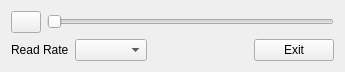
<?xml version="1.0" encoding="UTF-8"?>
<ui version="4.0">
 <class>PlayerControl</class>
 <widget class="QWidget" name="PlayerControl">
  <property name="geometry">
   <rect>
    <x>0</x>
    <y>0</y>
    <width>345</width>
    <height>70</height>
   </rect>
  </property>
  <property name="windowTitle">
   <string>Player</string>
  </property>
  <layout class="QGridLayout" name="gridLayout">
   <item row="1" column="0" colspan="2">
    <widget class="QLabel" name="label">
     <property name="font">
      <font>
       <family>Arial</family>
      </font>
     </property>
     <property name="text">
      <string>Read Rate</string>
     </property>
    </widget>
   </item>
   <item row="1" column="4">
    <widget class="QPushButton" name="pushButton_exit">
     <property name="font">
      <font>
       <family>Arial</family>
      </font>
     </property>
     <property name="text">
      <string>Exit</string>
     </property>
    </widget>
   </item>
   <item row="1" column="2">
    <widget class="QComboBox" name="comboBox_Rate"/>
   </item>
   <item row="0" column="0">
    <widget class="QPushButton" name="pushButton_play">
     <property name="maximumSize">
      <size>
       <width>30</width>
       <height>28</height>
      </size>
     </property>
     <property name="font">
      <font>
       <family>Arial</family>
      </font>
     </property>
     <property name="text">
      <string/>
     </property>
     <property name="checkable">
      <bool>true</bool>
     </property>
     <property name="checked">
      <bool>false</bool>
     </property>
    </widget>
   </item>
   <item row="0" column="1" colspan="4">
    <widget class="QSlider" name="horizontalSlider">
     <property name="font">
      <font>
       <family>Arial</family>
      </font>
     </property>
     <property name="orientation">
      <enum>Qt::Horizontal</enum>
     </property>
    </widget>
   </item>
   <item row="1" column="3">
    <spacer name="horizontalSpacer">
     <property name="font">
      <font>
       <family>Arial</family>
      </font>
     </property>
     <property name="orientation">
      <enum>Qt::Horizontal</enum>
     </property>
     <property name="sizeHint" stdset="0">
      <size>
       <width>111</width>
       <height>20</height>
      </size>
     </property>
    </spacer>
   </item>
  </layout>
 </widget>
 <resources/>
 <connections/>
</ui>
